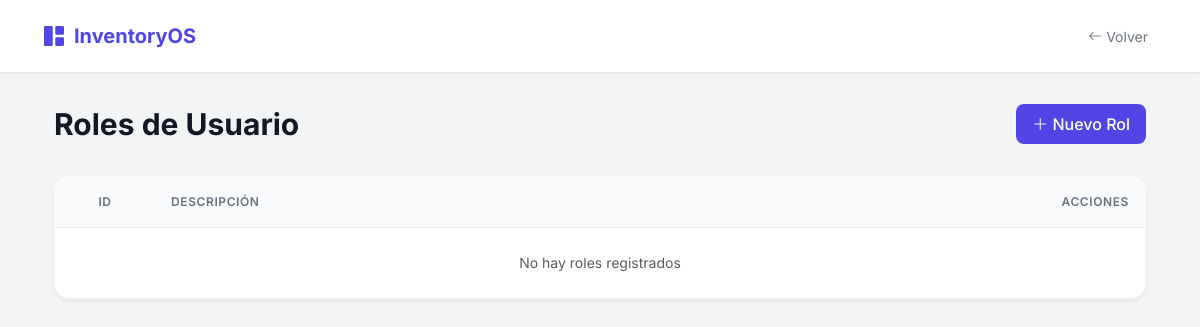
The app's page /create_modify_rol/listar_rol.php, older data.
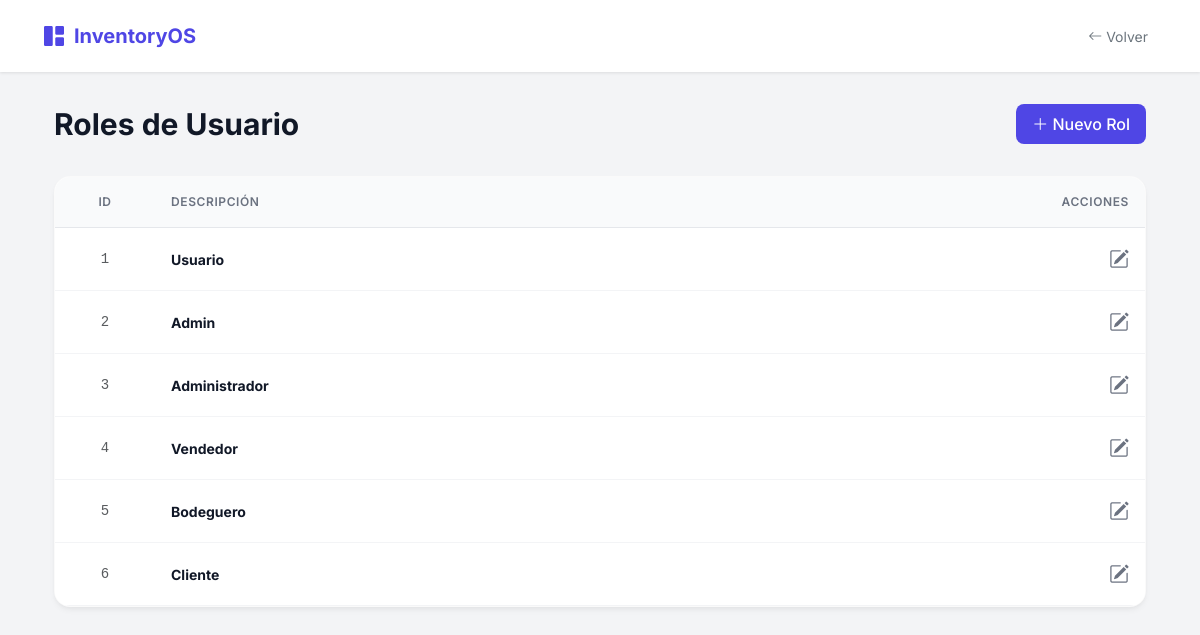
The same page, newer data.
### tables this page shows
CREATE TABLE `cod_rol` (
  `cod_rol` int NOT NULL,
  `descripcion` varchar(100) NOT NULL
);

### create_modify_rol/listar_rol.php (the view, shortened to what this page needs)
<?php
require_once __DIR__ . '/../connect.php';
$sql = "SELECT * FROM cod_rol";
$resultado = $conn->query($sql);
?>
<!DOCTYPE html>
<html lang="es">
<head>
    <link href="https://cdn.jsdelivr.net/npm/bootstrap@5.3.0/dist/css/bootstrap.min.css" rel="stylesheet">
    <link rel="stylesheet" href="https://cdn.jsdelivr.net/npm/bootstrap-icons@1.11.0/font/bootstrap-icons.css">
</head>
<body>
<nav class="navbar navbar-expand-lg sticky-top">
    <div class="container-fluid">
        <a class="navbar-brand" href="../index.php">
            <i class="bi bi-grid-1x2-fill"></i> InventoryOS
        </a>
        <div class="d-flex align-items-center gap-3">
            <a href="../index.php" class="btn btn-outline-secondary btn-sm border-0">
                <i class="bi bi-arrow-left"></i> Volver
            </a>
        </div>
    </div>
</nav>
<div class="container px-4">
    <div class="page-header">
        <h1 class="page-title">Roles de Usuario</h1>
        <a href="agregar_rol.php" class="btn btn-primary-custom">
            <i class="bi bi-plus-lg"></i> Nuevo Rol
        </a>
    </div>
    <div class="card-custom">
        <div class="table-responsive">
            <table class="table table-hover mb-0">
                <thead>
                    <tr>
                        <th class="text-center" style="width: 100px;">ID</th>
                        <th>Descripción</th>
                        <th class="text-end">Acciones</th>
                    </tr>
                </thead>
                <tbody>
                    <?php if ($resultado && $resultado->num_rows > 0): while ($fila = $resultado->fetch_assoc()): ?>
                    <tr>
                        <td class="text-center text-muted font-monospace"><?php echo $fila['cod_rol']; ?></td>
                        <td class="fw-bold"><?php echo htmlspecialchars($fila['descripcion']); ?></td>
                        <td class="text-end">
                            <a href="editar_rol.php?cod_rol=<?php echo $fila['cod_rol']; ?>" class="action-btn" title="Editar">
                                <i class="bi bi-pencil-square fs-5"></i>
                            </a>
                        </td>
                    </tr>
                    <?php endwhile; else: ?>
                    <tr><td colspan="3" class="text-center py-4 text-muted">No hay roles registrados</td></tr>
                    <?php endif; ?>
                </tbody>
            </table>
        </div>
    </div>
</div>
</body>
</html>

Row changes from the older to the newer data that the page shows:
added cod_rol: cod_rol "1", descripcion "Usuario"
added cod_rol: cod_rol "2", descripcion "Admin"
added cod_rol: cod_rol "3", descripcion "Administrador"
added cod_rol: cod_rol "4", descripcion "Vendedor"
added cod_rol: cod_rol "5", descripcion "Bodeguero"
added cod_rol: cod_rol "6", descripcion "Cliente"
Text that changed along with them:
text no longer shown: "No hay roles registrados"
